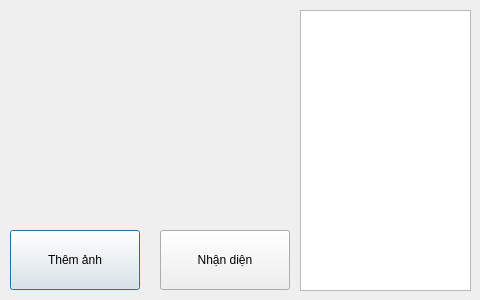
<?xml version="1.0" encoding="UTF-8"?>
<ui version="4.0">
 <class>Dialog</class>
 <widget class="QDialog" name="Dialog">
  <property name="geometry">
   <rect>
    <x>0</x>
    <y>0</y>
    <width>480</width>
    <height>300</height>
   </rect>
  </property>
  <property name="windowTitle">
   <string>Dialog</string>
  </property>
  <widget class="QPushButton" name="addImageBtn">
   <property name="geometry">
    <rect>
     <x>10</x>
     <y>230</y>
     <width>130</width>
     <height>60</height>
    </rect>
   </property>
   <property name="text">
    <string>Thêm ảnh</string>
   </property>
  </widget>
  <widget class="QPushButton" name="recogBtn">
   <property name="geometry">
    <rect>
     <x>160</x>
     <y>230</y>
     <width>130</width>
     <height>60</height>
    </rect>
   </property>
   <property name="text">
    <string>Nhận diện</string>
   </property>
  </widget>
  <widget class="QLabel" name="label">
   <property name="geometry">
    <rect>
     <x>10</x>
     <y>10</y>
     <width>280</width>
     <height>210</height>
    </rect>
   </property>
   <property name="autoFillBackground">
    <bool>true</bool>
   </property>
   <property name="text">
    <string/>
   </property>
  </widget>
  <widget class="QListView" name="listView">
   <property name="geometry">
    <rect>
     <x>300</x>
     <y>10</y>
     <width>171</width>
     <height>281</height>
    </rect>
   </property>
   <property name="autoFillBackground">
    <bool>true</bool>
   </property>
  </widget>
 </widget>
 <resources/>
 <connections/>
</ui>
